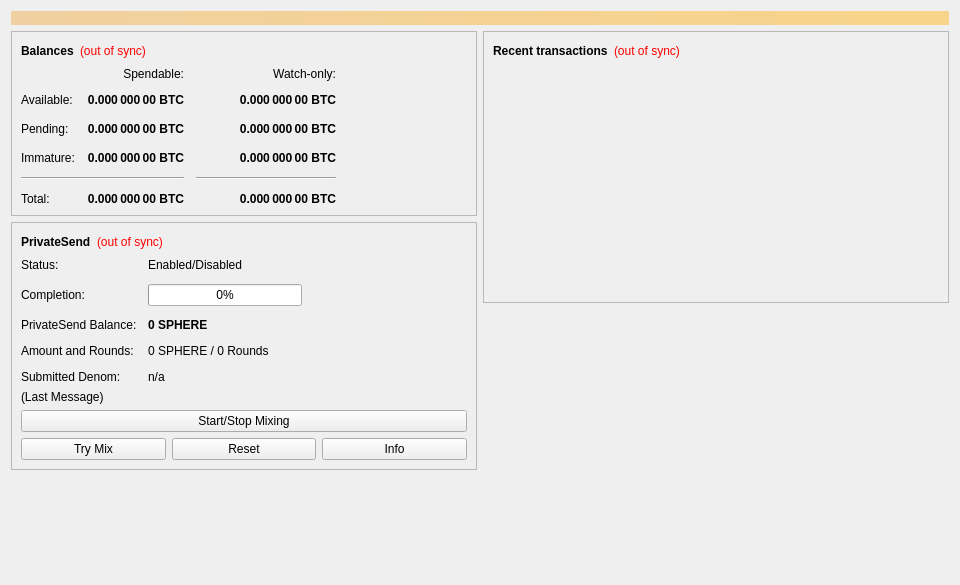
<?xml version="1.0" encoding="UTF-8"?>
<ui version="4.0">
 <class>OverviewPage</class>
 <widget class="QWidget" name="OverviewPage">
  <property name="geometry">
   <rect>
    <x>0</x>
    <y>0</y>
    <width>960</width>
    <height>585</height>
   </rect>
  </property>
  <property name="minimumSize">
   <size>
    <width>960</width>
    <height>0</height>
   </size>
  </property>
  <property name="windowTitle">
   <string>Form</string>
  </property>
  <layout class="QVBoxLayout" name="topLayout">
   <item>
    <widget class="QLabel" name="labelAlerts">
     <property name="visible">
      <bool>false</bool>
     </property>
     <property name="styleSheet">
      <string notr="true">background-color: qlineargradient(x1: 0, y1: 0, x2: 1, y2: 0, stop:0 #F0D0A0, stop:1 #F8D488); color:#000000;</string>
     </property>
     <property name="wordWrap">
      <bool>true</bool>
     </property>
     <property name="margin">
      <number>3</number>
     </property>
    </widget>
   </item>
   <item>
    <layout class="QHBoxLayout" name="horizontalLayout" stretch="1,1">
     <item>
      <layout class="QVBoxLayout" name="verticalLayout_2">
       <item>
        <widget class="QFrame" name="frame">
         <property name="frameShape">
          <enum>QFrame::StyledPanel</enum>
         </property>
         <property name="frameShadow">
          <enum>QFrame::Raised</enum>
         </property>
         <layout class="QVBoxLayout" name="verticalLayout_4">
          <item>
           <layout class="QHBoxLayout" name="horizontalLayout_4">
            <item>
             <widget class="QLabel" name="label_5">
              <property name="font">
               <font>
                <weight>75</weight>
                <bold>true</bold>
               </font>
              </property>
              <property name="text">
               <string>Balances</string>
              </property>
             </widget>
            </item>
            <item>
             <widget class="QLabel" name="labelWalletStatus">
              <property name="toolTip">
               <string>The displayed information may be out of date. Your wallet automatically synchronizes with the Sphere network after a connection is established, but this process has not completed yet.</string>
              </property>
              <property name="styleSheet">
               <string notr="true">QLabel { color: red; }</string>
              </property>
              <property name="text">
               <string notr="true">(out of sync)</string>
              </property>
              <property name="alignment">
               <set>Qt::AlignLeading|Qt::AlignLeft|Qt::AlignVCenter</set>
              </property>
             </widget>
            </item>
            <item>
             <spacer name="horizontalSpacer_3">
              <property name="orientation">
               <enum>Qt::Horizontal</enum>
              </property>
              <property name="sizeHint" stdset="0">
               <size>
                <width>40</width>
                <height>20</height>
               </size>
              </property>
             </spacer>
            </item>
           </layout>
          </item>
          <item>
           <layout class="QGridLayout" name="gridLayout">
            <property name="spacing">
             <number>12</number>
            </property>
            <item row="2" column="2">
             <widget class="QLabel" name="labelWatchPending">
              <property name="font">
               <font>
                <weight>75</weight>
                <bold>true</bold>
               </font>
              </property>
              <property name="cursor">
               <cursorShape>IBeamCursor</cursorShape>
              </property>
              <property name="toolTip">
               <string>Unconfirmed transactions to watch-only addresses</string>
              </property>
              <property name="text">
               <string notr="true">0.000 000 00 BTC</string>
              </property>
              <property name="alignment">
               <set>Qt::AlignRight|Qt::AlignTrailing|Qt::AlignVCenter</set>
              </property>
              <property name="textInteractionFlags">
               <set>Qt::LinksAccessibleByMouse|Qt::TextSelectableByKeyboard|Qt::TextSelectableByMouse</set>
              </property>
             </widget>
            </item>
            <item row="2" column="1">
             <widget class="QLabel" name="labelUnconfirmed">
              <property name="font">
               <font>
                <weight>75</weight>
                <bold>true</bold>
               </font>
              </property>
              <property name="cursor">
               <cursorShape>IBeamCursor</cursorShape>
              </property>
              <property name="toolTip">
               <string>Total of transactions that have yet to be confirmed, and do not yet count toward the spendable balance</string>
              </property>
              <property name="text">
               <string notr="true">0.000 000 00 BTC</string>
              </property>
              <property name="alignment">
               <set>Qt::AlignRight|Qt::AlignTrailing|Qt::AlignVCenter</set>
              </property>
              <property name="textInteractionFlags">
               <set>Qt::LinksAccessibleByMouse|Qt::TextSelectableByKeyboard|Qt::TextSelectableByMouse</set>
              </property>
             </widget>
            </item>
            <item row="3" column="2">
             <widget class="QLabel" name="labelWatchImmature">
              <property name="font">
               <font>
                <weight>75</weight>
                <bold>true</bold>
               </font>
              </property>
              <property name="cursor">
               <cursorShape>IBeamCursor</cursorShape>
              </property>
              <property name="toolTip">
               <string>Mined balance in watch-only addresses that has not yet matured</string>
              </property>
              <property name="text">
               <string notr="true">0.000 000 00 BTC</string>
              </property>
              <property name="alignment">
               <set>Qt::AlignRight|Qt::AlignTrailing|Qt::AlignVCenter</set>
              </property>
              <property name="textInteractionFlags">
               <set>Qt::LinksAccessibleByMouse|Qt::TextSelectableByKeyboard|Qt::TextSelectableByMouse</set>
              </property>
             </widget>
            </item>
            <item row="4" column="0" colspan="2">
             <widget class="Line" name="lineSpendableBalance">
              <property name="orientation">
               <enum>Qt::Horizontal</enum>
              </property>
             </widget>
            </item>
            <item row="4" column="2">
             <widget class="Line" name="lineWatchBalance">
              <property name="sizePolicy">
               <sizepolicy hsizetype="Preferred" vsizetype="Fixed">
                <horstretch>0</horstretch>
                <verstretch>0</verstretch>
               </sizepolicy>
              </property>
              <property name="minimumSize">
               <size>
                <width>140</width>
                <height>0</height>
               </size>
              </property>
              <property name="orientation">
               <enum>Qt::Horizontal</enum>
              </property>
             </widget>
            </item>
            <item row="5" column="0">
             <widget class="QLabel" name="labelTotalText">
              <property name="text">
               <string>Total:</string>
              </property>
             </widget>
            </item>
            <item row="3" column="1">
             <widget class="QLabel" name="labelImmature">
              <property name="font">
               <font>
                <weight>75</weight>
                <bold>true</bold>
               </font>
              </property>
              <property name="cursor">
               <cursorShape>IBeamCursor</cursorShape>
              </property>
              <property name="toolTip">
               <string>Mined balance that has not yet matured</string>
              </property>
              <property name="text">
               <string notr="true">0.000 000 00 BTC</string>
              </property>
              <property name="alignment">
               <set>Qt::AlignRight|Qt::AlignTrailing|Qt::AlignVCenter</set>
              </property>
              <property name="textInteractionFlags">
               <set>Qt::LinksAccessibleByMouse|Qt::TextSelectableByKeyboard|Qt::TextSelectableByMouse</set>
              </property>
             </widget>
            </item>
            <item row="2" column="3">
             <spacer name="horizontalSpacer_2">
              <property name="orientation">
               <enum>Qt::Horizontal</enum>
              </property>
              <property name="sizeHint" stdset="0">
               <size>
                <width>40</width>
                <height>20</height>
               </size>
              </property>
             </spacer>
            </item>
            <item row="3" column="0">
             <widget class="QLabel" name="labelImmatureText">
              <property name="text">
               <string>Immature:</string>
              </property>
             </widget>
            </item>
            <item row="5" column="1">
             <widget class="QLabel" name="labelTotal">
              <property name="font">
               <font>
                <weight>75</weight>
                <bold>true</bold>
               </font>
              </property>
              <property name="cursor">
               <cursorShape>IBeamCursor</cursorShape>
              </property>
              <property name="toolTip">
               <string>Your current total balance</string>
              </property>
              <property name="text">
               <string notr="true">0.000 000 00 BTC</string>
              </property>
              <property name="alignment">
               <set>Qt::AlignRight|Qt::AlignTrailing|Qt::AlignVCenter</set>
              </property>
              <property name="textInteractionFlags">
               <set>Qt::LinksAccessibleByMouse|Qt::TextSelectableByKeyboard|Qt::TextSelectableByMouse</set>
              </property>
             </widget>
            </item>
            <item row="5" column="2">
             <widget class="QLabel" name="labelWatchTotal">
              <property name="font">
               <font>
                <weight>75</weight>
                <bold>true</bold>
               </font>
              </property>
              <property name="cursor">
               <cursorShape>IBeamCursor</cursorShape>
              </property>
              <property name="toolTip">
               <string>Current total balance in watch-only addresses</string>
              </property>
              <property name="text">
               <string notr="true">0.000 000 00 BTC</string>
              </property>
              <property name="alignment">
               <set>Qt::AlignRight|Qt::AlignTrailing|Qt::AlignVCenter</set>
              </property>
              <property name="textInteractionFlags">
               <set>Qt::LinksAccessibleByMouse|Qt::TextSelectableByKeyboard|Qt::TextSelectableByMouse</set>
              </property>
             </widget>
            </item>
            <item row="0" column="2">
             <widget class="QLabel" name="labelWatchonly">
              <property name="text">
               <string>Watch-only:</string>
              </property>
              <property name="alignment">
               <set>Qt::AlignRight|Qt::AlignTrailing|Qt::AlignVCenter</set>
              </property>
             </widget>
            </item>
            <item row="1" column="0">
             <widget class="QLabel" name="labelBalanceText">
              <property name="text">
               <string>Available:</string>
              </property>
             </widget>
            </item>
            <item row="1" column="1">
             <widget class="QLabel" name="labelBalance">
              <property name="font">
               <font>
                <weight>75</weight>
                <bold>true</bold>
               </font>
              </property>
              <property name="cursor">
               <cursorShape>IBeamCursor</cursorShape>
              </property>
              <property name="toolTip">
               <string>Your current spendable balance</string>
              </property>
              <property name="text">
               <string notr="true">0.000 000 00 BTC</string>
              </property>
              <property name="alignment">
               <set>Qt::AlignRight|Qt::AlignTrailing|Qt::AlignVCenter</set>
              </property>
              <property name="textInteractionFlags">
               <set>Qt::LinksAccessibleByMouse|Qt::TextSelectableByKeyboard|Qt::TextSelectableByMouse</set>
              </property>
             </widget>
            </item>
            <item row="1" column="2">
             <widget class="QLabel" name="labelWatchAvailable">
              <property name="font">
               <font>
                <weight>75</weight>
                <bold>true</bold>
               </font>
              </property>
              <property name="cursor">
               <cursorShape>IBeamCursor</cursorShape>
              </property>
              <property name="toolTip">
               <string>Your current balance in watch-only addresses</string>
              </property>
              <property name="text">
               <string notr="true">0.000 000 00 BTC</string>
              </property>
              <property name="alignment">
               <set>Qt::AlignRight|Qt::AlignTrailing|Qt::AlignVCenter</set>
              </property>
              <property name="textInteractionFlags">
               <set>Qt::LinksAccessibleByMouse|Qt::TextSelectableByKeyboard|Qt::TextSelectableByMouse</set>
              </property>
             </widget>
            </item>
            <item row="2" column="0">
             <widget class="QLabel" name="labelPendingText">
              <property name="text">
               <string>Pending:</string>
              </property>
             </widget>
            </item>
            <item row="0" column="1">
             <widget class="QLabel" name="labelSpendable">
              <property name="text">
               <string>Spendable:</string>
              </property>
              <property name="alignment">
               <set>Qt::AlignRight|Qt::AlignTrailing|Qt::AlignVCenter</set>
              </property>
             </widget>
            </item>
           </layout>
          </item>
         </layout>
        </widget>
       </item>
       <item>
        <widget class="QFrame" name="framePrivateSend">
         <property name="layoutDirection">
          <enum>Qt::LeftToRight</enum>
         </property>
         <property name="frameShape">
          <enum>QFrame::StyledPanel</enum>
         </property>
         <property name="frameShadow">
          <enum>QFrame::Raised</enum>
         </property>
         <layout class="QVBoxLayout" name="VerticalLayout_PS1">
          <item>
           <layout class="QHBoxLayout" name="horizontalLayout_5">
            <item>
             <widget class="QLabel" name="labelPrivateSendHeader">
              <property name="font">
               <font>
                <weight>75</weight>
                <bold>true</bold>
               </font>
              </property>
              <property name="text">
               <string>PrivateSend</string>
              </property>
             </widget>
            </item>
            <item>
             <widget class="QLabel" name="labelPrivateSendSyncStatus">
              <property name="toolTip">
               <string>The displayed information may be out of date. Your wallet automatically synchronizes with the Sphere network after a connection is established, but this process has not completed yet.</string>
              </property>
              <property name="styleSheet">
               <string notr="true">QLabel { color: red; }</string>
              </property>
              <property name="text">
               <string notr="true">(out of sync)</string>
              </property>
              <property name="alignment">
               <set>Qt::AlignLeading|Qt::AlignLeft|Qt::AlignVCenter</set>
              </property>
             </widget>
            </item>
            <item>
             <spacer name="horizontalSpacer_4">
              <property name="orientation">
               <enum>Qt::Horizontal</enum>
              </property>
              <property name="sizeHint" stdset="0">
               <size>
                <width>40</width>
                <height>20</height>
               </size>
              </property>
             </spacer>
            </item>
           </layout>
          </item>
          <item>
           <layout class="QFormLayout" name="privateSendFormLayout">
            <property name="fieldGrowthPolicy">
             <enum>QFormLayout::AllNonFixedFieldsGrow</enum>
            </property>
            <property name="horizontalSpacing">
             <number>11</number>
            </property>
            <property name="verticalSpacing">
             <number>12</number>
            </property>
            <item row="0" column="0">
             <widget class="QLabel" name="labelPrivateSendEnabledText">
              <property name="text">
               <string>Status:</string>
              </property>
             </widget>
            </item>
            <item row="0" column="1">
             <widget class="QLabel" name="labelPrivateSendEnabled">
              <property name="text">
               <string>Enabled/Disabled</string>
              </property>
             </widget>
            </item>
            <item row="1" column="0">
             <widget class="QLabel" name="labelCompletitionText">
              <property name="text">
               <string>Completion:</string>
              </property>
             </widget>
            </item>
            <item row="1" column="1">
             <widget class="QProgressBar" name="privateSendProgress">
              <property name="maximumSize">
               <size>
                <width>154</width>
                <height>16777215</height>
               </size>
              </property>
              <property name="value">
               <number>0</number>
              </property>
             </widget>
            </item>
            <item row="2" column="0">
             <widget class="QLabel" name="labelAnonymizedText">
              <property name="text">
               <string>PrivateSend Balance:</string>
              </property>
             </widget>
            </item>
            <item row="2" column="1">
             <widget class="QLabel" name="labelAnonymized">
              <property name="font">
               <font>
                <weight>75</weight>
                <bold>true</bold>
               </font>
              </property>
              <property name="text">
               <string notr="true">0 SPHERE</string>
              </property>
             </widget>
            </item>
            <item row="3" column="0">
             <widget class="QLabel" name="labelAmountAndRoundsText">
              <property name="text">
               <string>Amount and Rounds:</string>
              </property>
             </widget>
            </item>
            <item row="3" column="1">
             <widget class="QLabel" name="labelAmountRounds">
              <property name="text">
               <string>0 SPHERE / 0 Rounds</string>
              </property>
             </widget>
            </item>
            <item row="4" column="0">
             <widget class="QLabel" name="labelSubmittedDenomText">
              <property name="text">
               <string>Submitted Denom:</string>
              </property>
             </widget>
            </item>
            <item row="4" column="1">
             <widget class="QLabel" name="labelSubmittedDenom">
              <property name="toolTip">
               <string>The denominations you submitted to the Masternode.&lt;br&gt;To mix, other users must submit the exact same denominations.</string>
              </property>
              <property name="text">
               <string>n/a</string>
              </property>
             </widget>
            </item>
           </layout>
          </item>
          <item>
           <layout class="QVBoxLayout" name="VerticalLayout_PS">
            <item>
             <widget class="QLabel" name="labelPrivateSendLastMessage">
              <property name="text">
               <string>(Last Message)</string>
              </property>
              <property name="alignment">
               <set>Qt::AlignLeading|Qt::AlignLeft|Qt::AlignTop</set>
              </property>
              <property name="wordWrap">
               <bool>true</bool>
              </property>
             </widget>
            </item>
            <item>
             <widget class="QPushButton" name="togglePrivateSend">
              <property name="sizePolicy">
               <sizepolicy hsizetype="MinimumExpanding" vsizetype="Fixed">
                <horstretch>0</horstretch>
                <verstretch>0</verstretch>
               </sizepolicy>
              </property>
              <property name="text">
               <string>Start/Stop Mixing</string>
              </property>
             </widget>
            </item>
            <item>
             <layout class="QHBoxLayout" name="horizontalLayout_debugbuttons">
              <item>
               <widget class="QPushButton" name="privateSendAuto">
                <property name="sizePolicy">
                 <sizepolicy hsizetype="MinimumExpanding" vsizetype="Fixed">
                  <horstretch>0</horstretch>
                  <verstretch>0</verstretch>
                 </sizepolicy>
                </property>
                <property name="toolTip">
                 <string>Try to manually submit a PrivateSend request.</string>
                </property>
                <property name="text">
                 <string>Try Mix</string>
                </property>
               </widget>
              </item>
              <item>
               <widget class="QPushButton" name="privateSendReset">
                <property name="sizePolicy">
                 <sizepolicy hsizetype="MinimumExpanding" vsizetype="Fixed">
                  <horstretch>0</horstretch>
                  <verstretch>0</verstretch>
                 </sizepolicy>
                </property>
                <property name="toolTip">
                 <string>Reset the current status of PrivateSend (can interrupt PrivateSend if it's in the process of Mixing, which can cost you money!)</string>
                </property>
                <property name="autoFillBackground">
                 <bool>false</bool>
                </property>
                <property name="text">
                 <string>Reset</string>
                </property>
               </widget>
              </item>
              <item>
               <widget class="QPushButton" name="privateSendInfo">
                <property name="sizePolicy">
                 <sizepolicy hsizetype="MinimumExpanding" vsizetype="Fixed">
                  <horstretch>0</horstretch>
                  <verstretch>0</verstretch>
                 </sizepolicy>
                </property>
                <property name="toolTip">
                 <string>Information about PrivateSend and Mixing</string>
                </property>
                <property name="text">
                 <string>Info</string>
                </property>
               </widget>
              </item>
             </layout>
            </item>
           </layout>
          </item>
         </layout>
        </widget>
       </item>
       <item>
        <spacer name="verticalSpacer">
         <property name="orientation">
          <enum>Qt::Vertical</enum>
         </property>
         <property name="sizeHint" stdset="0">
          <size>
           <width>20</width>
           <height>40</height>
          </size>
         </property>
        </spacer>
       </item>
      </layout>
     </item>
     <item>
      <layout class="QVBoxLayout" name="verticalLayout_3">
       <item>
        <widget class="QFrame" name="frame_2">
         <property name="frameShape">
          <enum>QFrame::StyledPanel</enum>
         </property>
         <property name="frameShadow">
          <enum>QFrame::Raised</enum>
         </property>
         <layout class="QVBoxLayout" name="verticalLayout">
          <item>
           <layout class="QHBoxLayout" name="horizontalLayout_2">
            <item>
             <widget class="QLabel" name="label_4">
              <property name="font">
               <font>
                <weight>75</weight>
                <bold>true</bold>
               </font>
              </property>
              <property name="text">
               <string>Recent transactions</string>
              </property>
             </widget>
            </item>
            <item>
             <widget class="QLabel" name="labelTransactionsStatus">
              <property name="toolTip">
               <string>The displayed information may be out of date. Your wallet automatically synchronizes with the Sphere network after a connection is established, but this process has not completed yet.</string>
              </property>
              <property name="styleSheet">
               <string notr="true">QLabel { color: red; }</string>
              </property>
              <property name="text">
               <string notr="true">(out of sync)</string>
              </property>
              <property name="alignment">
               <set>Qt::AlignLeading|Qt::AlignLeft|Qt::AlignVCenter</set>
              </property>
             </widget>
            </item>
            <item>
             <spacer name="horizontalSpacer">
              <property name="orientation">
               <enum>Qt::Horizontal</enum>
              </property>
              <property name="sizeHint" stdset="0">
               <size>
                <width>40</width>
                <height>20</height>
               </size>
              </property>
             </spacer>
            </item>
           </layout>
          </item>
          <item>
           <widget class="QListView" name="listTransactions">
            <property name="styleSheet">
             <string notr="true">QListView { background: transparent; }</string>
            </property>
            <property name="frameShape">
             <enum>QFrame::NoFrame</enum>
            </property>
            <property name="verticalScrollBarPolicy">
             <enum>Qt::ScrollBarAlwaysOff</enum>
            </property>
            <property name="horizontalScrollBarPolicy">
             <enum>Qt::ScrollBarAlwaysOff</enum>
            </property>
            <property name="selectionMode">
             <enum>QAbstractItemView::NoSelection</enum>
            </property>
           </widget>
          </item>
         </layout>
        </widget>
       </item>
       <item>
        <spacer name="verticalSpacer_2">
         <property name="orientation">
          <enum>Qt::Vertical</enum>
         </property>
         <property name="sizeHint" stdset="0">
          <size>
           <width>20</width>
           <height>40</height>
          </size>
         </property>
        </spacer>
       </item>
      </layout>
     </item>
    </layout>
   </item>
  </layout>
 </widget>
 <resources/>
 <connections/>
</ui>
